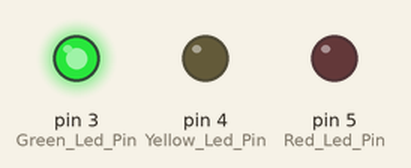
This sketch was run on a simulated Arduino Uno, built with avr-gcc and run on an emulated ATmega328P. On the bench: output pins drawn as LEDs (lit = HIGH).

Above: at 3.0 s.
At 7.0 s:
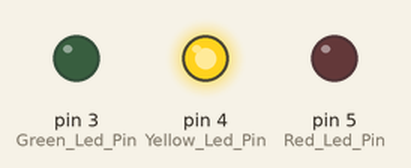
At 12.0 s:
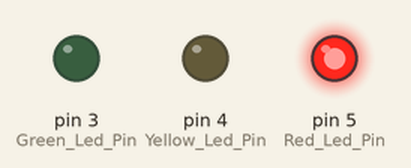
Timing chart, 0 to 20.8 s (numbered marks = the images above):
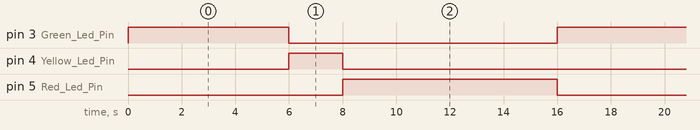

Measured:
- by itself, pin 3 (Green_Led_Pin): alternates HIGH for 6.0 s and LOW for 10.0 s
- by itself, pin 4 (Yellow_Led_Pin): alternates HIGH for 2.0 s and LOW for 14.0 s
- by itself, pin 5 (Red_Led_Pin): alternates HIGH for 8.0 s and LOW for 8.0 s

The sketch:

traffic_light.ino
```cpp
// This example is based on the greek book "Ανάπτυξη εφραμογών με το arduino" των Παναγιώτη Παπαζόγλου & Σπύρος Πολυχρώνης
const int Red_Led_Pin = 5; //red led pin
const int Yellow_Led_Pin = 4; //yello led pin
const int Green_Led_Pin = 3; // green led pin

//traffic light duration
const unsigned int Red_Delay = 8000;
const unsigned int Yellow_Delay = 2000;
const unsigned int Green_Delay = 6000;

void setup(){
// Declaring the outputs
pinMode(Green_Led_Pin, OUTPUT);
pinMode(Yellow_Led_Pin, OUTPUT);
pinMode(Red_Led_Pin, OUTPUT);
}


void loop(){
//turn on the green led
digitalWrite(Green_Led_Pin, HIGH);
delay(Green_Delay);

//turn off the green led
digitalWrite(Green_Led_Pin, LOW);

//turn on the yellow led
digitalWrite(Yellow_Led_Pin, HIGH);
delay(Yellow_Delay);

//turn off the yellow led
digitalWrite(Yellow_Led_Pin, LOW);

//turn on the red led
digitalWrite(Red_Led_Pin, HIGH);
delay(Red_Delay);

//turn off the red led
digitalWrite(Red_Led_Pin, LOW);
}
```
